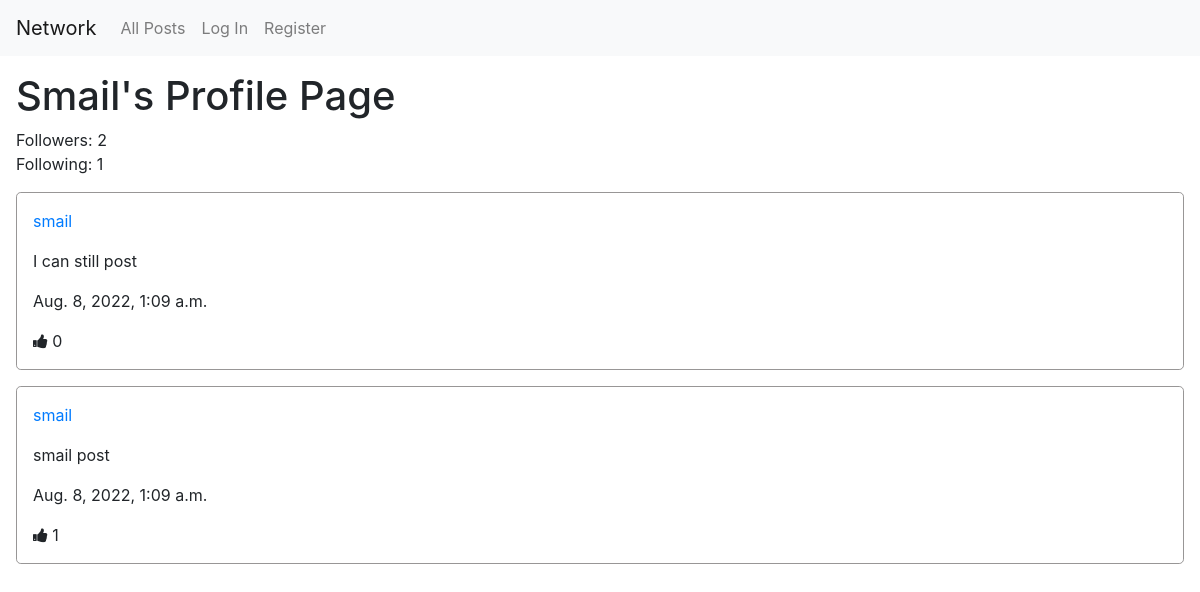
The app's page /profile/smail/ with its own data.
### network/models.py (models this page shows, shortened)
class User(AbstractUser):
    pass

class Post(models.Model):
    user = models.ForeignKey("User", on_delete=models.CASCADE)
    content = models.TextField(blank=False)
    timestamp = models.DateTimeField(auto_now_add=True)
    def get_likes(self):
        return self.likes.all()
    def get_users_that_liked(self):
        users = []
        likes = self.likes.all()
        for like in list(likes):
            users.append(like.user)
        return users

class Like(models.Model):
    user = models.ForeignKey("User", on_delete=models.CASCADE)
    post = models.ForeignKey("Post", on_delete=models.CASCADE, related_name="likes")

### network/views.py (the view)
# urls.py: path("profile/<str:username>/", views.profile_view, name="profile"),
def profile_view(request, username):
    profile_owner = User.objects.get(username=username)
    followers = profile_owner.followers.all() # need all to find if to follow or not
    following = profile_owner.following.count()
    posts = Post.objects.all().filter(user=profile_owner).order_by('-timestamp')
    paginator = Paginator(posts, 10) # Show 10 posts per page.
    page_number = request.GET.get('page')
    page_obj = paginator.get_page(page_number)
    context = {'posts' : posts,
                'page_obj' : page_obj,
                'followers': followers,
                'following': following,
                'user_profile': profile_owner
            }
    if request.user.is_authenticated:
        follower = User.objects.get(pk=request.user.id)
        is_following = followers.filter(user=follower).exists()
        context['is_following'] = is_following
    return render(request, 'network/profile.html', context)

### network/templates/network/profile.html (shortened to what this page needs)
{% extends "network/layout.html" %}
{% load static %}
{% block page_title %}
    <h1>{{ user_profile.username | capfirst }}'s Profile Page</h1>
{% endblock page_title %}
{% block user_info %}
    <div class="user_info">
        <div>
            Followers: {{ followers | length }}
        </div>
        <div>
            Following: {{ following }}
        </div>
    </div>
{% endblock user_info %}

### network/templates/network/layout.html (shortened to what this page needs)
{% load static %}
<!DOCTYPE html>
<html lang="en">
    <head>
        <link rel="stylesheet" href="https://cdnjs.cloudflare.com/ajax/libs/font-awesome/4.7.0/css/font-awesome.min.css">
        <link rel="stylesheet" href="https://stackpath.bootstrapcdn.com/bootstrap/4.4.1/css/bootstrap.min.css">
        <link href="{% static 'network/styles.css' %}" rel="stylesheet">
    </head>
    <body>
        <nav class="navbar navbar-expand-lg navbar-light bg-light">
            <a class="navbar-brand" href="{% url 'index' %}">Network</a>
            <div>
              <ul class="navbar-nav mr-auto">
                <li class="nav-item">
                  <a class="nav-link" href="{% url 'index' %}">All Posts</a>
                </li>
                {% if user.is_authenticated %}
                    <li class="nav-item">
                        <a class="nav-link" href="{% url 'following' %}">Following</a>
                    </li>
                    <li class="nav-item">
                        <a class="nav-link" href="{% url 'logout' %}">Log Out</a>
                    </li>
                {% else %}
                    <li class="nav-item">
                        <a class="nav-link" href="{% url 'login' %}">Log In</a>
                    </li>
                    <li class="nav-item">
                        <a class="nav-link" href="{% url 'register' %}">Register</a>
                    </li>
                {% endif %}
              </ul>
            </div>
          </nav>
        <div class="body">
            {% block page_title %}{% endblock page_title %}
            {% block user_info %}{% endblock user_info %}
            {% block posts %}
                <div id="posts">
                    {% for post in page_obj %}
                        <div class="post-div" id="{{ post.id }}">
                            <p><a href="{% url 'profile' post.user %}">{{ post.user}}</a></p>
                            <p id="content">{{ post.content }}</p>
                            <p> {{ post.timestamp }}</p>
                            {% if user in post.get_users_that_liked %}
                                <div>
                                    <i id="like" data-liked="true" class="fa fa-thumbs-up fa-thumbs-down"></i>
                                    <span>{{ post.get_likes | length }}</span>
                                </div>
                            {% else %}
                                <div>
                                    <i id="like" data-liked="false" class="fa fa-thumbs-up"></i>
                                    <span>{{ post.get_likes | length }}</span>
                                </div>
                            {% endif %}
                        </div>
                    {% endfor %}
                </div>
            {% endblock posts %}
            {% block pagination %}
                <nav aria-label="Posts pages">
                    <ul class="pagination">
                    </ul>
                </nav>
            {% endblock pagination %}
        </div>
    </body>
</html>

### network/static/network/styles.css (style rules this page uses)
.body { margin: 1rem; }
.post-div { border: solid 1px rgb(152, 150, 150); border-radius: 0.3rem; padding: 1rem; margin-bottom: 1rem; }
.pagination { display: flex; width: 100%; justify-content: center; padding: 1rem; }
.user_info { margin-bottom: 1rem; }

### records on screen
User: username "Smail"
Post: user "smail", content "I can still post", timestamp "Aug. 8, 2022, 1:09 a.m.", get_likes|length "0"
Post: user "smail", content "smail post", timestamp "Aug. 8, 2022, 1:09 a.m.", get_likes|length "1"

### other values on screen
{{ followers | length }} "2"
{{ following }} "1"
